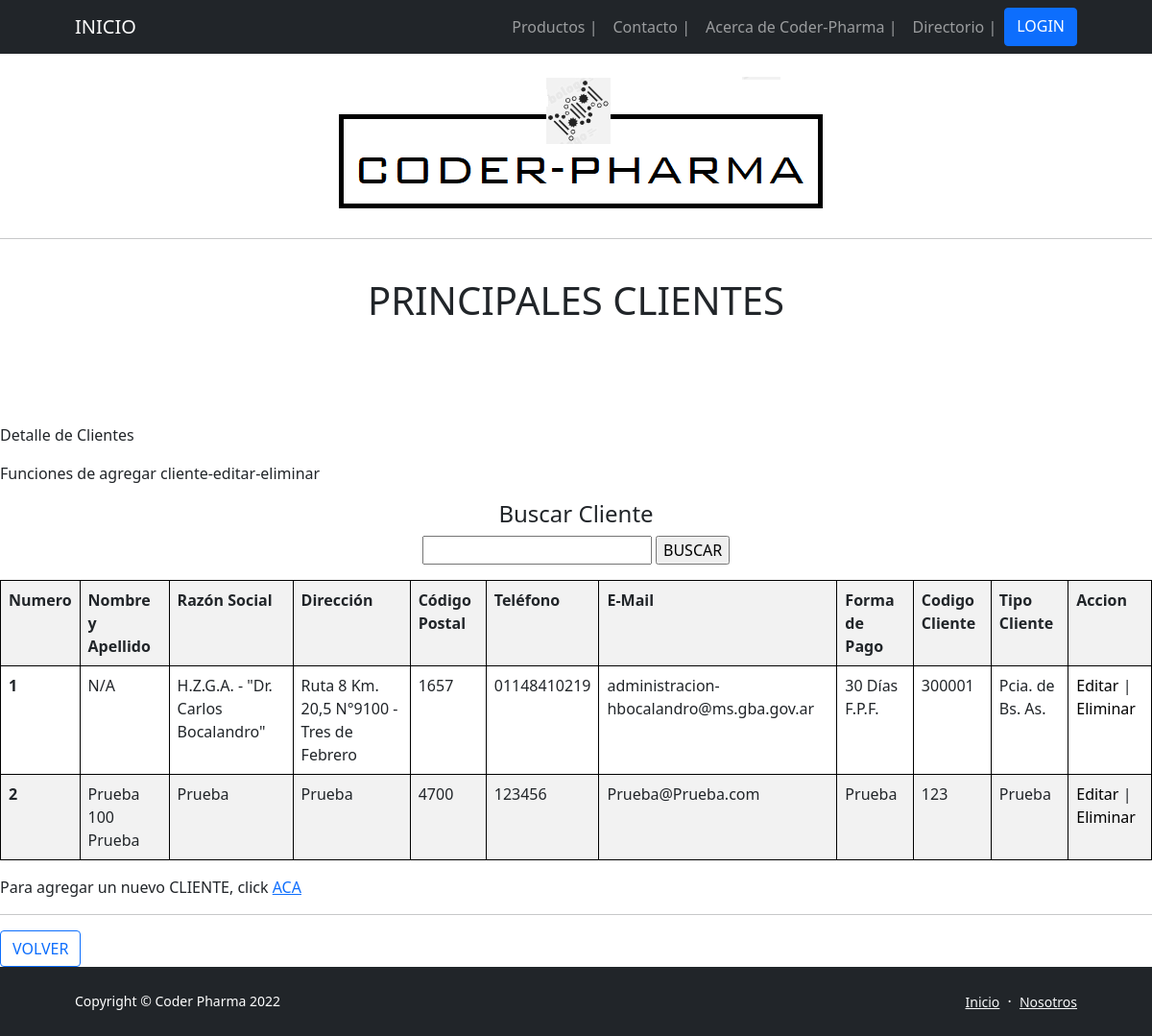
/App-Drogueria/Clientes, run on an earlier commit of the app's database.
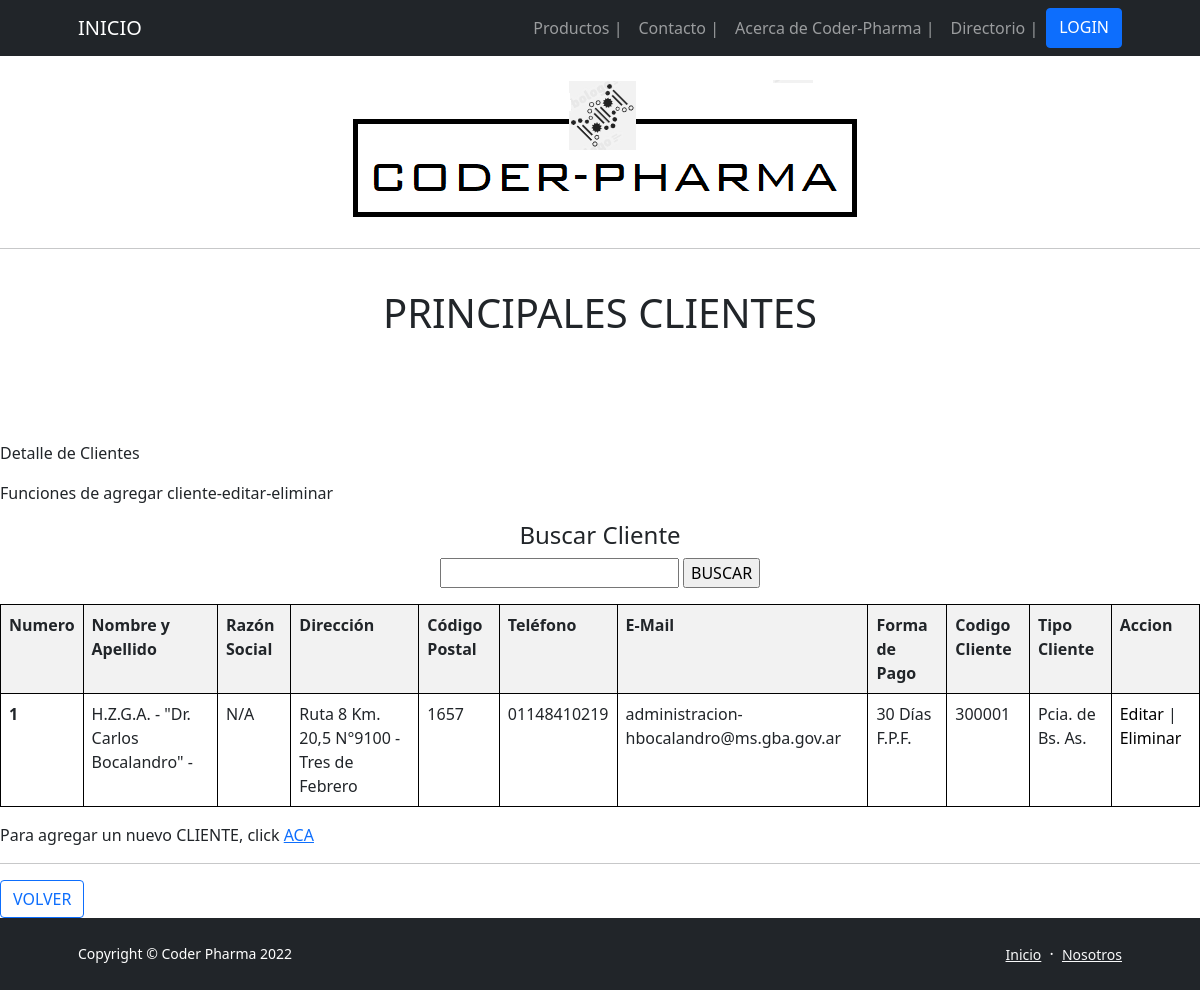
And on a later commit of the database.
### App_DROGUERIA/models.py (models this page shows, shortened)
class CLIENTES(models.Model):
    nombre = models.CharField(max_length=50)
    apellido = models.CharField(max_length=50)
    razonSocial = models.CharField(max_length=50)
    direccion = models.CharField(max_length=50)
    codigoPostal = models.IntegerField()
    telefono = models.CharField(max_length=50)
    eMail = models.EmailField(max_length=50)
    form_pago = models.CharField(max_length=50)
    codigo_Cliente = models.CharField(max_length=50)
    tipo_Cliente= models.CharField(max_length=50) # Clinica, Hospitales, Ministerios, Municipio, Gobierno Provincial, etc

### App_DROGUERIA/views.py (the view)
# urls.py: path('Clientes', Clientes, name = "08_Clientes"),
def Clientes (request):
    clientes = CLIENTES.objects.all()
    return render(request,"08 - Clientes.html", {"Clientes": clientes})

### App_DROGUERIA/Templates/08 - Clientes.html
{% extends '00 - ORIGEN (b).html' %}
{% load static %}
{% block blockname %}
    <body>
        <br>
        <p class="text-center"><img class="img-fluid rounded mb-5 mb-lg-0" src="http://127.0.0.1:8000/media/imagenes/Membrete_Coder-Pharma.png" alt="..." /></p>
        <hr>
        <br>
        <h1 class="text-center"> PRINCIPALES CLIENTES </h1>
        <br>
        <br>
        <br>
        <br>
        <p> Detalle de Clientes </p>
        <p> Funciones de agregar cliente-editar-eliminar</p>
        <center>
            <h4 class="text-center"> Buscar Cliente </h4>
            <form action="{% url '08_BuscarCliente' %}" method="GET"> {% csrf_token %}
            <p><input type="text" name="nombre">
            <input type="submit" value="BUSCAR">
            </p>
            <table class="table table-striped">
                <tr>
                    <th>Numero</th>
                    <th>Nombre y Apellido </th>
                    <th>Razón Social</th>
                    <th>Dirección</th>
                    <th>Código Postal</th>
                    <th>Teléfono</th>
                    <th>E-Mail</th>
                    <th>Forma de Pago</th>
                    <th>Codigo Cliente</th>
                    <th>Tipo Cliente</th>
                    <th>Accion</th>
                </tr>
                    {% for cliente in Clientes %}
                <tr>
                    <th scope="row">{{forloop.counter}}</th>
                    <td>{{cliente.nombre}} {{cliente.apellido}}</td>
                    <td>{{cliente.razonSocial}}</td>
                    <td>{{cliente.direccion}}</td>
                    <td>{{cliente.codigoPostal}}</td>
                    <td>{{cliente.telefono}}</td>
                    <td>{{cliente.eMail}}</td>
                    <td>{{cliente.form_pago}}</td>
                    <td>{{cliente.codigo_Cliente}}</td>
                    <td>{{cliente.tipo_Cliente}}</td>
                    <td>
                        <a style="color: black; text-decoration: none" href="{% url '08_EditaCliente' cliente.id %}">Editar</a> |
                        <a style="color: black; text-decoration: none" href="{% url '08_EliminaCliente' cliente.id %}">Eliminar</a>
                    </td>
                </tr>
                    {% endfor %}
            </table>
        </center>
        <p> Para agregar un nuevo CLIENTE, click  <a href="{% url '08_AgregaCliente' %}">ACA</a> </p>
        <hr>
            <a href="{% url '04_AcercadeCoderPharma' %}" class="btn btn-outline-primary" disabled> VOLVER</a>
    </body>
</html>
{% endblock blockname %}

### App_DROGUERIA/Templates/00 - ORIGEN (b).html (shortened to what this page needs)
<!DOCTYPE html>
<html lang="es">
    <head>
        {% load static %}
        <link href="https://cdn.jsdelivr.net/npm/bootstrap-icons@1.5.0/font/bootstrap-icons.css" rel="stylesheet" />
        <link href="{% static 'css/styles.css' %}" rel="stylesheet" />
        <link href="css/styles.css" rel="stylesheet" />
    </head>
    <body class="d-flex flex-column h-100">
        <main class="flex-shrink-0">
            <nav class="navbar navbar-expand-lg navbar-dark bg-dark">
                <div class="container px-5">
                    <a class="navbar-brand" href="{% url '01_Inicio' %}">INICIO</a>
                    <div class="collapse navbar-collapse" id="navbarSupportedContent">
                        <ul class="navbar-nav ms-auto mb-2 mb-lg-0">
                            <li class="nav-item"><a class="nav-link" href="{% url '02_Productos' %}">Productos | </a></li>
                            <li class="nav-item"><a class="nav-link" href="{% url '09_Contacto' %}">Contacto | </a></li>
                            <li class="nav-item"><a class="nav-link" href="{% url '04_AcercadeCoderPharma' %}">Acerca de Coder-Pharma | </a></li>
                            <li class="nav-item"><a class="nav-link" href="{% url '05_Directorio' %}">Directorio | </a></li>
                            {% if user.is_authenticated %}
                            <p style="color: rgb(255, 255, 255); text-decoration: none; margin-right: 10px; margin-top: 7px;">Bienvenido/a {{user.username}}  </p>
                                <li class="btn btn-primary" disabled ><a style="color: rgb(255, 255, 255); text-decoration: none" href="{% url '11_Logout' %}">LOGOUT</a></li>
                            {% else %}
                                <li class="btn btn-primary" disabled ><a style="color: rgb(255, 255, 255); text-decoration: none" href="{% url '09_Login' %}">LOGIN</a></li>
                            {% endif %}
                        </ul>
                    </div>
                </div>
            </nav>
            {% block blockname %}
            {% endblock blockname %}
        <footer class="bg-dark py-4 mt-auto">
            <div class="container px-5">
                <div class="row align-items-center justify-content-between flex-column flex-sm-row">
                    <div class="col-auto"><div class="small m-0 text-white">Copyright &copy; Coder Pharma 2022</div></div>
                    <div class="col-auto">
                        <a class="link-light small" href="{% url '01_Inicio' %}">Inicio</a>
                        <span class="text-white mx-1">&middot;</span>
                        <a class="link-light small" href="{% url '05_Directorio' %}">Nosotros</a>
                    </div>
                </div>
            </div>
        </footer>
    </body>
</html>

### App_DROGUERIA/Templates/00 - ORIGEN (b).html (style rules this page uses)
table, th, td { border: 1px solid black; }

What changed in the data, as far as the page shows it:
removed CLIENTES: nombre "Prueba 100", apellido "Prueba", razonSocial "Prueba", direccion "Prueba", codigoPostal "4700", telefono "123456", eMail "Prueba@Prueba.com", form_pago "Prueba", codigo_Cliente "123", tipo_Cliente "Prueba"
changed CLIENTES "H.Z.G.A. - \"Dr. Carlos Bocalandro\"": nombre "N/A" → "H.Z.G.A. - \"Dr. Carlos Bocalandro\""; apellido (not shown) → "-"; razonSocial "H.Z.G.A. - \"Dr. Carlos Bocalandro\"" → "N/A"
